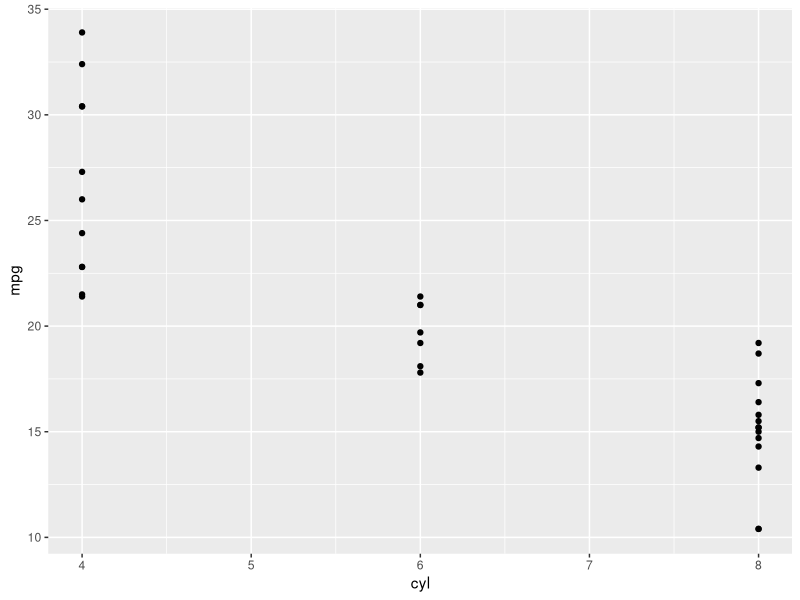
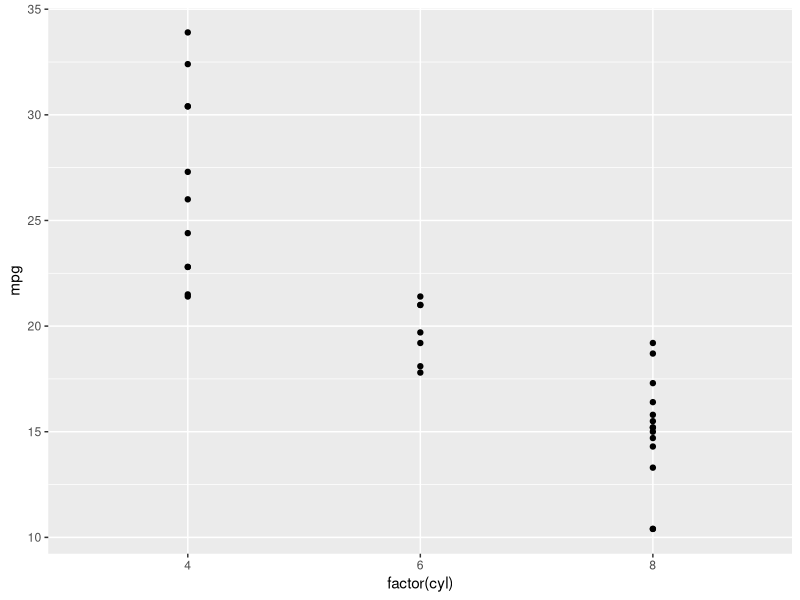
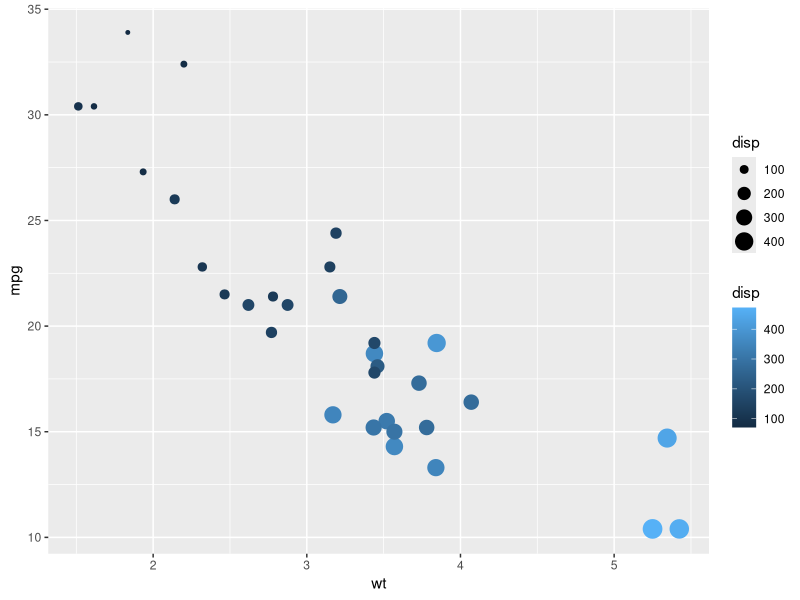
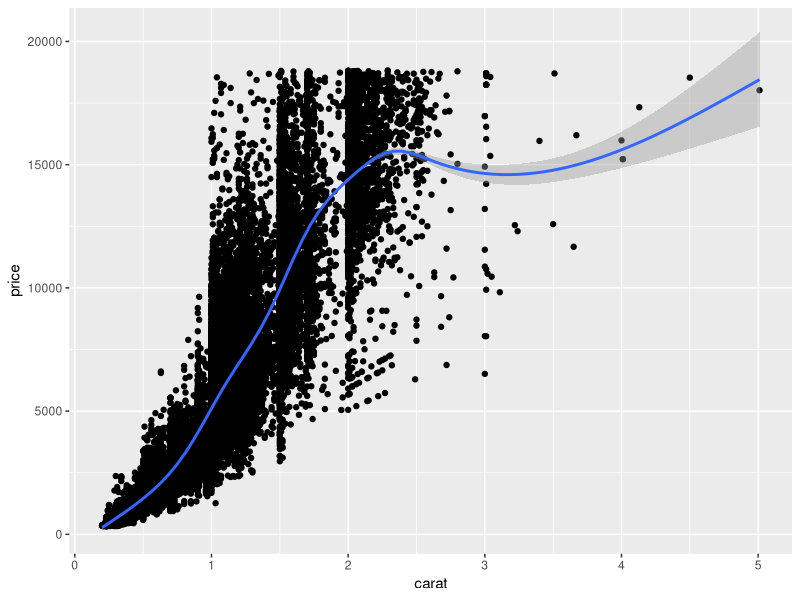
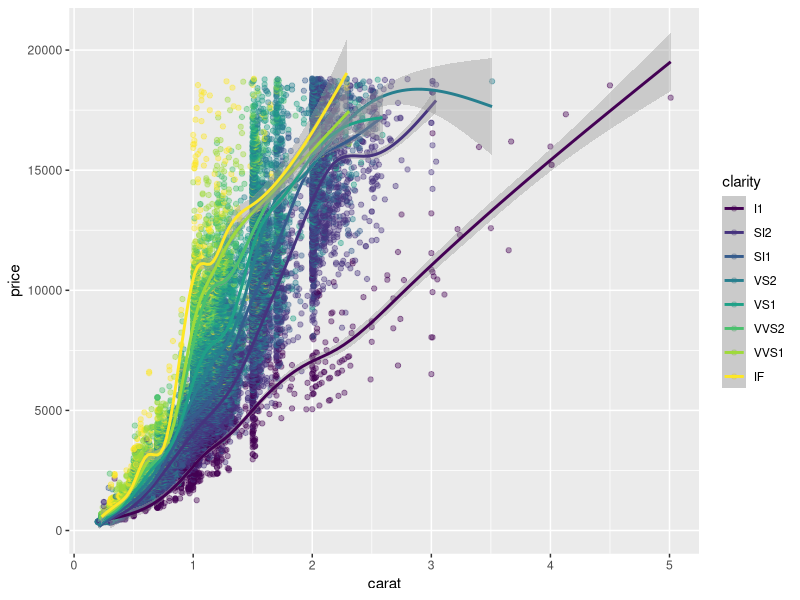
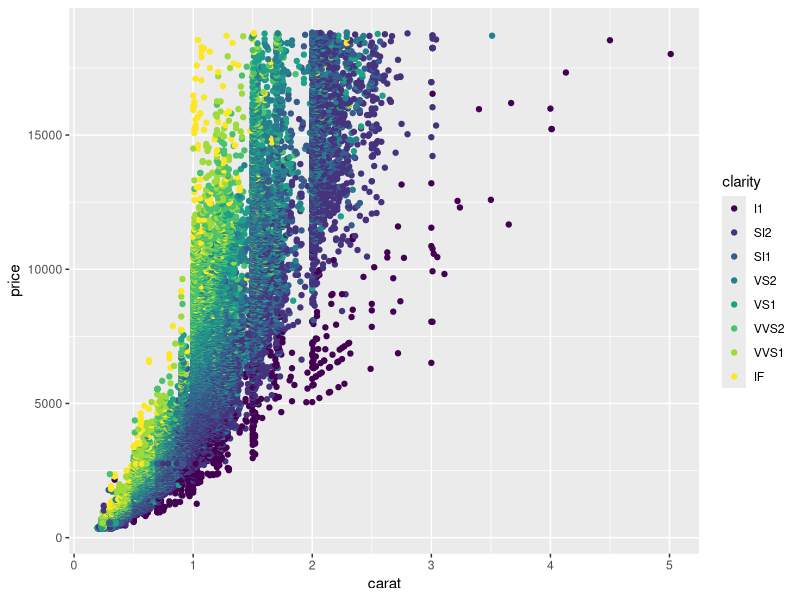

Here is the R script that generated these plots, in order: (Note: this script raises an error after producing the figures.)
#1
# Load the ggplot2 package
library(ggplot2)

# Explore the mtcars data frame with str()
str(mtcars)

# Execute the following command
ggplot(mtcars, aes(cyl, mpg)) +
  geom_point()

#2
# Load the ggplot2 package
library(ggplot2)

# Change the command below so that cyl is treated as factor
ggplot(mtcars, aes(factor(cyl), mpg)) +
  geom_point()

#3
# Change the color aesthetic to a size aesthetic
ggplot(mtcars, aes(wt, mpg, color = disp, size = disp)) +
  geom_point()

#4
# Add geom_smooth() with +
ggplot(diamonds, aes(carat, price)) +
  geom_point() +
  geom_smooth()

#5
# Make the points 40% opaque
ggplot(diamonds, aes(carat, price, color = clarity)) +
  geom_point(alpha = 0.4) +
  geom_smooth()

#6
# From previous step
plt_price_vs_carat <- ggplot(diamonds, aes(carat, price))

# Edit this to map color to clarity,
# Assign the updated plot to a new object
plt_price_vs_carat_by_clarity <- plt_price_vs_carat + geom_point(aes(color = clarity))

# See the plot
plt_price_vs_carat_by_clarity

#7
ggplot(mtcars, aes(wt, mpg, color = fcyl)) +
  # Set the shape and size of the points
  geom_point(shape = 1, size = 4)

#8
# Map color to fam
ggplot(mtcars, aes(wt, mpg, fill = fcyl, color = fam)) +
  geom_point(shape = 21, size = 4, alpha = 0.6)

#9
# Base layer
plt_mpg_vs_wt <- ggplot(mtcars, aes(wt, mpg))

# Use text layer and map fcyl to label
plt_mpg_vs_wt +
  geom_text(aes(label = fcyl))

#10
# A hexadecimal color
my_blue <- "#4ABEFF"

# Change the color mapping to a fill mapping
ggplot(mtcars, aes(wt, mpg, fill = fcyl)) +
  # Set point size and shape
  geom_point(color = my_blue, size = 10, shape = 1)

#11
ggplot(mtcars, aes(wt, mpg, color = fcyl)) +
  # Add points layer with shape 24 and color yellow
  geom_point(shape = 24, color = "yellow")

#12
# 5 aesthetics: add a mapping of size to hp / wt
ggplot(mtcars, aes(mpg, qsec, color = fcyl, shape = fam,size = hp/wt)) +
  geom_point()

#13
ggplot(mtcars, aes(fcyl, fill = fam)) +
  geom_bar() +
  # Set the axis labels
  labs(x = "Number of Cylinders", y = "Count")

#14
palette <- c(automatic = "#377EB8", manual = "#E41A1C")

ggplot(mtcars, aes(fcyl, fill = fam)) +
  geom_bar() +
  labs(x = "Number of Cylinders", y = "Count") +
  # Set the fill color scale
  scale_fill_manual("Transmission", values = palette)

#15
palette <- c(automatic = "#377EB8", manual = "#E41A1C")

# Set the position
ggplot(mtcars, aes(fcyl, fill = fam)) +
  geom_bar(position = 'dodge') +
  labs(x = "Number of Cylinders", y = "Count")
scale_fill_manual("Transmission", values = palette)

#16
# Plot 0 vs. mpg
# Add jitter 
ggplot(mtcars, aes(mpg, 0)) +
  geom_point(position = 'jitter')

#17
ggplot(mtcars, aes(mpg, 0)) +
  geom_jitter() +
  # Set the y-axis limits
  ylim(-2,2)

#18
# Plot price vs. carat, colored by clarity
plt_price_vs_carat_by_clarity <- ggplot(diamonds, aes(carat, price, color = clarity))

# Set transparency to 0.5
plt_price_vs_carat_by_clarity + geom_point(alpha = 0.5, shape = 16)

#19
# Plot base
plt_mpg_vs_fcyl_by_fam <- ggplot(mtcars, aes(fcyl, mpg, color = fam))

# Default points are shown for comparison
plt_mpg_vs_fcyl_by_fam + geom_point()

# Alter the point positions by jittering, width 0.3
plt_mpg_vs_fcyl_by_fam + geom_point(position = position_jitter(width = 0.3))

#20
# Plot base
plt_mpg_vs_fcyl_by_fam <- ggplot(mtcars, aes(fcyl, mpg, color = fam))

# Default points are shown for comparison
plt_mpg_vs_fcyl_by_fam + geom_point()

# Now jitter and dodge the point positions
plt_mpg_vs_fcyl_by_fam + geom_point(position = position_jitterdodge(jitter.width = 0.3, dodge.width = 0.3))

#21
ggplot(iris, aes(Sepal.Length, Sepal.Width, color = Species)) +
  # Use a jitter position function with width 0.1
  geom_point(alpha = 0.5, position = position_jitter(width = 0.1))

#22
ggplot(Vocab, aes(education, vocabulary)) +
  # Set the shape to 1
  geom_jitter(alpha = 0.2, shape = 1)

#23
datacamp_light_blue <- "#51A8C9"

ggplot(mtcars, aes(mpg, ..density..)) +
  # Set the fill color to datacamp_light_blue
  geom_histogram(binwidth = 1, fill = datacamp_light_blue)

#24
ggplot(mtcars, aes(mpg, fill = fam)) +
  # Change the position to identity, with transparency 0.4
  geom_histogram(binwidth = 1, position = "identity", alpha = 0.4)

#25
ggplot(mtcars, aes(fcyl, fill = fam)) +
  # Change the position to "dodge"
  geom_bar(position = "dodge")

#26
ggplot(mtcars, aes(cyl, fill = fam)) +
  # Set the transparency to 0.6
  geom_bar(position = position_dodge(width = 0.2), alpha = 0.6)

#27
# Plot education, filled by vocabulary
ggplot(Vocab, aes(education, fill = vocabulary)) +
  # Add a bar layer with position "fill"
  geom_bar(position = "fill") +
  # Add a brewer fill scale with default palette
  scale_fill_brewer()

#28
# Change the y-axis to the proportion of the population that is unemployed
ggplot(economics, aes(date, unemploy/pop)) +
  geom_line()

#29
# Plot the Rainbow Salmon time series
ggplot(fish.species, aes(x = Year, y = Rainbow)) +
  geom_line()

# Plot the Pink Salmon time series
ggplot(fish.species, aes(x = Year, y = Pink)) +
  geom_line()

# Plot multiple time-series by grouping by species
ggplot(fish.tidy, aes(Year, Capture)) +
  geom_line(aes(group = Species))

# Plot multiple time-series by coloring by species
ggplot(fish.tidy, aes(x = Year, y = Capture, color = Species)) +
  geom_line(aes(group = Species))

#30
# Position the legend inside the plot at (0.6, 0.1)
plt_prop_unemployed_over_time +
  theme(legend.position = c(0.6,0.1))

#31
plt_prop_unemployed_over_time +
  theme(
    rect = element_rect(fill = "grey92"),
    legend.key = element_rect(color = NA),
    axis.ticks = element_blank(),
    panel.grid = element_blank(),
    panel.grid.major.y = element_line(
      color = "white",
      size = 0.5,
      linetype = "dotted"
    ),
    # Set the axis text color to grey25
    axis.text = element_text(color = "grey25"),
    # Set the plot title font face to italic and font size to 16
    plot.title = element_text(face = "italic", size = 16)
  )

#32
# View the original plot
plt_mpg_vs_wt_by_cyl

plt_mpg_vs_wt_by_cyl +
  theme(
    # Set the axis tick length to 2 lines
    axis.ticks.length = unit(2, "lines")
  )

#33
plt_mpg_vs_wt_by_cyl +
  theme(
    # Set the legend key size to 3 centimeters
    legend.key.size = unit(3, "cm")
  )

#34
plt_mpg_vs_wt_by_cyl +
  theme(
    # Set the legend margin to (20, 30, 40, 50) points
    legend.margin = margin(20,30,40,50, "pt")
  )

#35
plt_mpg_vs_wt_by_cyl +
  theme(
    # Set the plot margin to (10, 30, 50, 70) millimeters
    plot.margin = margin(10,30,50,70,"mm")
  )

#36
# Add a black and white theme
plt_prop_unemployed_over_time +
  theme_bw()

#37
# Add a classic theme
plt_prop_unemployed_over_time +
  theme_classic()

#38
# Add a void theme
plt_prop_unemployed_over_time +
  theme_void()

#39
# Use the fivethirtyeight theme
plt_prop_unemployed_over_time +
  theme_fivethirtyeight()

#40
# Use Tufte's theme
plt_prop_unemployed_over_time +
  theme_tufte()

#41
# Use the Wall Street Journal theme
plt_prop_unemployed_over_time +
  theme_wsj()

#42
# Theme layer saved as an object, theme_recession
theme_recession <- theme(
  rect = element_rect(fill = "grey92"),
  legend.key = element_rect(color = NA),
  axis.ticks = element_blank(),
  panel.grid = element_blank(),
  panel.grid.major.y = element_line(color = "white", size = 0.5, linetype = "dotted"),
  axis.text = element_text(color = "grey25"),
  plot.title = element_text(face = "italic", size = 16),
  legend.position = c(0.6, 0.1)
)

# Combine the Tufte theme with theme_recession
theme_tufte_recession <- theme_tufte() + theme_recession

# Add the recession theme to the plot
plt_prop_unemployed_over_time + theme_tufte_recession

#43

theme_recession <- theme(
  rect = element_rect(fill = "grey92"),
  legend.key = element_rect(color = NA),
  axis.ticks = element_blank(),
  panel.grid = element_blank(),
  panel.grid.major.y = element_line(color = "white", size = 0.5, linetype = "dotted"),
  axis.text = element_text(color = "grey25"),
  plot.title = element_text(face = "italic", size = 16),
  legend.position = c(0.6, 0.1)
)
theme_tufte_recession <- theme_tufte() + theme_recession

# Set theme_tufte_recession as the default theme
theme_set(theme_tufte_recession)

# Draw the plot (without explicitly adding a theme)
plt_prop_unemployed_over_time

#44
plt_prop_unemployed_over_time +
  # Add Tufte's theme
  theme_tufte()

#45
plt_prop_unemployed_over_time +
  theme_tufte() +
  # Add individual theme elements
  theme(
    # Turn off the legend
    legend.position = "none",
    # Turn off the axis ticks
    axis.ticks = element_blank()
  )

#46
plt_prop_unemployed_over_time +
  theme_tufte() +
  theme(
    legend.position = "none",
    axis.ticks = element_blank(),
    # Set the axis title's text color to grey60
    axis.title = element_text(color = "grey60"),
    # Set the axis text's text color to grey60
    axis.text = element_text(color  = "grey60")
  )

#47
plt_prop_unemployed_over_time +
  theme_tufte() +
  theme(
    legend.position = "none",
    axis.ticks = element_blank(),
    axis.title = element_text(color = "grey60"),
    axis.text = element_text(color = "grey60"),
    # Set the panel gridlines major y values
    panel.grid.major.y = element_line(
      # Set the color to grey60
      color = "grey60",
      # Set the size to 0.25
      size = 0.25,
      # Set the linetype to dotted
      linetype = "dotted"
    )
  )

#48
# Add a geom_segment() layer
ggplot(gm2007, aes(x = lifeExp, y = country, color = lifeExp)) +
  geom_point(size = 4) +
  geom_segment(aes(xend = 30, yend = country), size = 2)

#49
# Add a geom_text() layer
ggplot(gm2007, aes(x = lifeExp, y = country, color = lifeExp)) +
  geom_point(size = 4) +
  geom_segment(aes(xend = 30, yend = country), size = 2) +
  geom_text(aes(label = lifeExp), color = "white", size = 1.5)

#50
# Set the color scale
palette <- brewer.pal(5, "RdYlBu")[-(2:4)]

# Modify the scales
ggplot(gm2007, aes(x = lifeExp, y = country, color = lifeExp)) +
  geom_point(size = 4) +
  geom_segment(aes(xend = 30, yend = country), size = 2) +
  geom_text(aes(label = round(lifeExp,1)), color = "white", size = 1.5) +
  scale_x_continuous("", expand = c(0,0), limits = c(30,90), position = "top") +
  scale_color_gradientn(colors = palette)

#51
# Set the color scale
palette <- brewer.pal(5, "RdYlBu")[-(2:4)]

# Add a title and caption
ggplot(gm2007, aes(x = lifeExp, y = country, color = lifeExp)) +
  geom_point(size = 4) +
  geom_segment(aes(xend = 30, yend = country), size = 2) +
  geom_text(aes(label = round(lifeExp,1)), color = "white", size = 1.5) +
  scale_x_continuous("", expand = c(0,0), limits = c(30,90), position = "top") +
  scale_color_gradientn(colors = palette) +
  labs(title = "Highest and lowest life expectancies, 2007", caption = "Source: gapminder")

#52
# Define the theme
plt_country_vs_lifeExp +
  theme_classic() +
  theme(axis.line.y = element_blank(),
        axis.ticks.y = element_blank(),
        axis.text = element_text(color = "black"),
        axis.title = element_blank(),
        legend.position = "none")

#53
# Add a vertical line
plt_country_vs_lifeExp +
  step_1_themes +
  geom_vline(xintercept = global_mean, color = "grey40", linetype = 3)

#54
# Add text
plt_country_vs_lifeExp +
  step_1_themes +
  geom_vline(xintercept = global_mean, color = "grey40", linetype = 3) +
  annotate(
    "text",
    x = x_start, y = y_start,
    label = "The\nglobal\naverage",
    vjust = 1, size = 3, color = "grey40"
  )

#55
# Add a curve
plt_country_vs_lifeExp +  
  step_1_themes +
  geom_vline(xintercept = global_mean, color = "grey40", linetype = 3) +
  step_3_annotation +
  annotate(
    "curve",
    x = x_start, y = y_start,
    xend = x_end, yend = y_end,
    arrow = arrow(length = unit(0.2, "cm"), type = "closed"),
    color = "grey40"
  )


